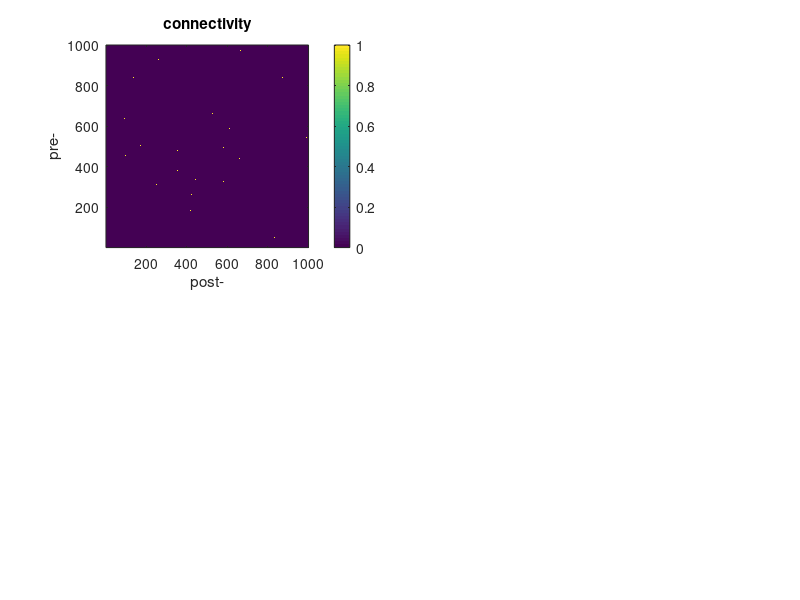

This chart was generated by the following MATLAB code: (Note: this script raises an error after producing the figure.)
% simulation.m
% simulation of networks
% Written by Harang Ju. January 29, 2018.

%% Parameters
N = 1e3; % number of nodes
frac_conn = 6e-4; % fraction connectivity
step_size = 1; % time, unitless
t_final = 1e3;
activity = 1e-4;
fire_threshold = 1;

%% Initialize
X = zeros(N,1); % system state, [N X 1]
A = rand(N) < frac_conn; % system connectivity, [pre X post]
A = A & ~diag(ones(N,1)); % prevent recursive connectivity
B = ones(N,1); % system input connectivity, [N X 1]
u = zeros(N,1); % system input, [N X 1]

%% Simulation
X_t = zeros(N,t_final/step_size);
u_t = zeros(size(X_t));
for t = 1 : t_final/step_size
    u = rand(N,1) < activity;
    u_t(:,t) = u;
    X = A' * X + B .* u;
    X_t(:,t) = X;
end

clear t

%% Plot
clf

subplot(2,2,1);
imagesc(A); title('connectivity')
set(gca,'YDir','normal')
xlabel('post-'); ylabel('pre-')
colorbar; axis square; prettify

x = (1:t_final/step_size) * step_size;
subplot(2,2,2); hold on
for i = 1 : N
    on = u_t(i,:) > 0;
    if max(on) == 0
        plot(0); continue
    end
    plot(x(on), i*on(on), '.', 'MarkerSize', 5)
end
title('inputs')
axis([0 t_final 0 N+0.5]); axis square
xlabel('trial'); ylabel('neuron');
hold off; prettify

subplot(2,2,3)
if N <= 50
    plot_network(A)
else%if false
    sizes = avalanche_size(A, B);
    [n_sizes, edges] = histcounts(sizes, N/1e2);
    bar(edges(2:end), n_sizes)
    xlabel('avalanche size'); ylabel('number of avalanches')
    axis square; prettify
end

subplot(2,2,4); hold on
for i = 1 : N
    on = X_t(i,:) >= fire_threshold;
    if max(on) == 0
        plot(0); continue
    end
    on_u = u_t(i,:) > 0;
    plot(x(on), i*on(on), '.', 'MarkerSize', 5)
end
title('activity raster')
axis([0 t_final 0 N+0.5]); axis square
xlabel('trial'); ylabel('neuron');
hold off; prettify

clear x i on
